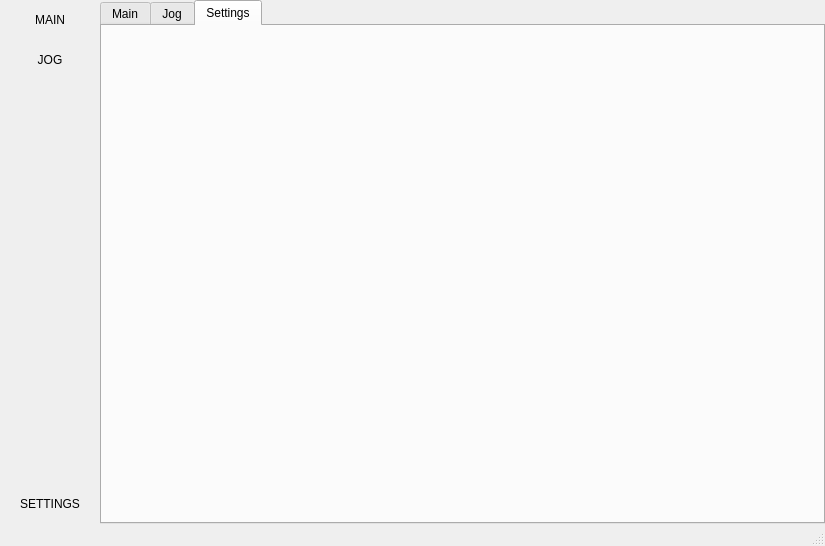
<?xml version="1.0" encoding="UTF-8"?>
<ui version="4.0">
 <class>MainWindow</class>
 <widget class="QMainWindow" name="MainWindow">
  <property name="geometry">
   <rect>
    <x>0</x>
    <y>0</y>
    <width>825</width>
    <height>546</height>
   </rect>
  </property>
  <property name="windowTitle">
   <string>MainWindow</string>
  </property>
  <widget class="QWidget" name="centralwidget">
   <layout class="QHBoxLayout" name="horizontalLayout_4">
    <property name="spacing">
     <number>0</number>
    </property>
    <property name="leftMargin">
     <number>0</number>
    </property>
    <property name="topMargin">
     <number>0</number>
    </property>
    <property name="rightMargin">
     <number>0</number>
    </property>
    <property name="bottomMargin">
     <number>0</number>
    </property>
    <item>
     <layout class="QVBoxLayout" name="verticalLayout_2">
      <property name="spacing">
       <number>0</number>
      </property>
      <item>
       <widget class="QToolButton" name="toolButtonMenuMain">
        <property name="sizePolicy">
         <sizepolicy hsizetype="Preferred" vsizetype="Preferred">
          <horstretch>0</horstretch>
          <verstretch>0</verstretch>
         </sizepolicy>
        </property>
        <property name="minimumSize">
         <size>
          <width>100</width>
          <height>40</height>
         </size>
        </property>
        <property name="text">
         <string>MAIN</string>
        </property>
        <property name="checkable">
         <bool>false</bool>
        </property>
        <property name="checked">
         <bool>false</bool>
        </property>
        <property name="autoRaise">
         <bool>true</bool>
        </property>
       </widget>
      </item>
      <item>
       <widget class="QToolButton" name="toolButtonMenuJog">
        <property name="sizePolicy">
         <sizepolicy hsizetype="Preferred" vsizetype="Preferred">
          <horstretch>0</horstretch>
          <verstretch>0</verstretch>
         </sizepolicy>
        </property>
        <property name="minimumSize">
         <size>
          <width>0</width>
          <height>40</height>
         </size>
        </property>
        <property name="text">
         <string>JOG</string>
        </property>
        <property name="checkable">
         <bool>false</bool>
        </property>
        <property name="autoRaise">
         <bool>true</bool>
        </property>
       </widget>
      </item>
      <item>
       <spacer name="verticalSpacer">
        <property name="orientation">
         <enum>Qt::Vertical</enum>
        </property>
        <property name="sizeHint" stdset="0">
         <size>
          <width>20</width>
          <height>40</height>
         </size>
        </property>
       </spacer>
      </item>
      <item>
       <widget class="QToolButton" name="toolButtonMenuSettings">
        <property name="sizePolicy">
         <sizepolicy hsizetype="Preferred" vsizetype="Preferred">
          <horstretch>0</horstretch>
          <verstretch>0</verstretch>
         </sizepolicy>
        </property>
        <property name="minimumSize">
         <size>
          <width>0</width>
          <height>40</height>
         </size>
        </property>
        <property name="text">
         <string>SETTINGS</string>
        </property>
        <property name="checkable">
         <bool>false</bool>
        </property>
        <property name="autoRaise">
         <bool>true</bool>
        </property>
       </widget>
      </item>
     </layout>
    </item>
    <item>
     <widget class="QTabWidget" name="tabWidget">
      <property name="currentIndex">
       <number>2</number>
      </property>
      <widget class="QWidget" name="main">
       <attribute name="title">
        <string>Main</string>
       </attribute>
       <layout class="QHBoxLayout" name="horizontalLayout_3">
        <item>
         <widget class="GLViewWidget" name="graph" native="true">
          <property name="sizePolicy">
           <sizepolicy hsizetype="Expanding" vsizetype="Expanding">
            <horstretch>0</horstretch>
            <verstretch>0</verstretch>
           </sizepolicy>
          </property>
          <property name="minimumSize">
           <size>
            <width>300</width>
            <height>300</height>
           </size>
          </property>
         </widget>
        </item>
        <item>
         <layout class="QVBoxLayout" name="verticalLayout">
          <item>
           <layout class="QHBoxLayout" name="horizontalLayout_2">
            <item>
             <widget class="QLineEdit" name="lineEdit">
              <property name="sizePolicy">
               <sizepolicy hsizetype="Preferred" vsizetype="Fixed">
                <horstretch>0</horstretch>
                <verstretch>0</verstretch>
               </sizepolicy>
              </property>
             </widget>
            </item>
            <item>
             <widget class="QToolButton" name="toolButton_6">
              <property name="text">
               <string>Open</string>
              </property>
             </widget>
            </item>
           </layout>
          </item>
          <item>
           <layout class="QHBoxLayout" name="horizontalLayout">
            <item>
             <widget class="QToolButton" name="toolButton">
              <property name="text">
               <string>Start</string>
              </property>
             </widget>
            </item>
            <item>
             <widget class="QToolButton" name="toolButton_2">
              <property name="text">
               <string>Pause</string>
              </property>
             </widget>
            </item>
            <item>
             <widget class="QToolButton" name="toolButton_7">
              <property name="text">
               <string>Stop</string>
              </property>
             </widget>
            </item>
            <item>
             <spacer name="horizontalSpacer">
              <property name="orientation">
               <enum>Qt::Horizontal</enum>
              </property>
              <property name="sizeType">
               <enum>QSizePolicy::Preferred</enum>
              </property>
              <property name="sizeHint" stdset="0">
               <size>
                <width>40</width>
                <height>20</height>
               </size>
              </property>
             </spacer>
            </item>
           </layout>
          </item>
          <item>
           <widget class="QSlider" name="horizontalSlider">
            <property name="sizePolicy">
             <sizepolicy hsizetype="Preferred" vsizetype="Fixed">
              <horstretch>0</horstretch>
              <verstretch>0</verstretch>
             </sizepolicy>
            </property>
            <property name="orientation">
             <enum>Qt::Horizontal</enum>
            </property>
           </widget>
          </item>
          <item>
           <spacer name="verticalSpacer_2">
            <property name="orientation">
             <enum>Qt::Vertical</enum>
            </property>
            <property name="sizeHint" stdset="0">
             <size>
              <width>20</width>
              <height>40</height>
             </size>
            </property>
           </spacer>
          </item>
         </layout>
        </item>
       </layout>
      </widget>
      <widget class="Jog" name="jog">
       <attribute name="title">
        <string>Jog</string>
       </attribute>
      </widget>
      <widget class="Settings" name="settings">
       <attribute name="title">
        <string>Settings</string>
       </attribute>
      </widget>
     </widget>
    </item>
   </layout>
  </widget>
  <widget class="QMenuBar" name="menubar">
   <property name="geometry">
    <rect>
     <x>0</x>
     <y>0</y>
     <width>825</width>
     <height>27</height>
    </rect>
   </property>
  </widget>
  <widget class="QStatusBar" name="statusbar"/>
 </widget>
 <customwidgets>
  <customwidget>
   <class>GLViewWidget</class>
   <extends>QWidget</extends>
   <header>pyqtgraph.opengl</header>
   <container>1</container>
  </customwidget>
  <customwidget>
   <class>Jog</class>
   <extends>QWidget</extends>
   <header>jog</header>
   <container>1</container>
  </customwidget>
  <customwidget>
   <class>Settings</class>
   <extends>QWidget</extends>
   <header>settings</header>
   <container>1</container>
  </customwidget>
 </customwidgets>
 <resources/>
 <connections/>
</ui>
